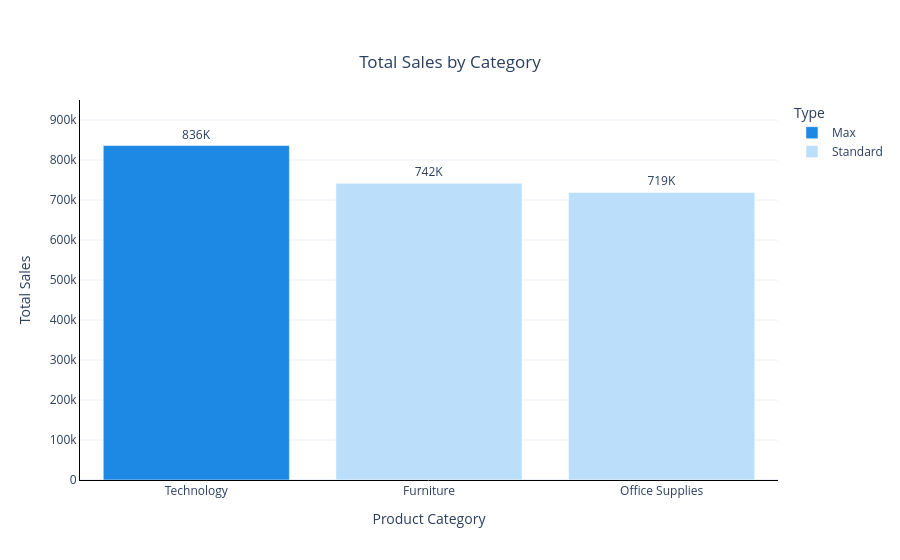

This figure's notebook cell:
### Markdown cell above
> # 1) Column Chart —Total Sales by Category
>> ## Which region generates the highest total profit?

### Code cell
sales_by_category = df.groupby("category")["sales"].sum().reset_index()
sales_by_category = sales_by_category.sort_values("sales", ascending=False).reset_index(drop=True)

sales_by_category["type"] = "Standard"
sales_by_category.loc[0, "type"] = "Max"

fig_column = px.bar(
    sales_by_category,
    x="category",
    y="sales",
    title="Total Sales by Category",
    text=sales_by_category["sales"]/1000,
    color="type",
)

fig_column.update_traces(
    texttemplate="%{text:.0f}K",
    textposition="outside"
)

color_map = {
    "Max": "#1E88E5",
    "Standard": "#BBDEFB"
}

fig_column.for_each_trace(
    lambda t: t.update(marker_color=color_map[t.name])
)
fig_column.update_layout(
    xaxis_title="Product Category",
    yaxis_title="Total Sales",
    template="plotly_white",
    yaxis_showgrid=True,
    legend_title="Type",
    title={
    "text": "Total Sales by Category",
    "x": 0.5,
    "y": 0.9,
    "xanchor": "center"
},

)
fig_column.update_xaxes(showline=True, linewidth=1, linecolor='black')
fig_column.update_yaxes(showline=True, linewidth=1, linecolor='black')

fig_column.update_yaxes(range=[0, 950000])

### Figure 1 — Plotly figure (JSON) as saved in the notebook; plotly's stock layout.template omitted (floating-point values rounded to 4 significant figures)
{"data": [{"hovertemplate": "type=Max<br>category=%{x}<br>sales=%{y}<br>text=%{text}<extra></extra>", "legendgroup": "Max", "marker": {"color": "#1E88E5", "pattern": {"shape": ""}}, "name": "Max", "orientation": "v", "showlegend": true, "text": [836.2], "textposition": "outside", "texttemplate": "%{text:.0f}K", "type": "bar", "x": ["Technology"], "xaxis": "x", "y": [836200.0], "yaxis": "y"}, {"hovertemplate": "type=Standard<br>category=%{x}<br>sales=%{y}<br>text=%{text}<extra></extra>", "legendgroup": "Standard", "marker": {"color": "#BBDEFB", "pattern": {"shape": ""}}, "name": "Standard", "orientation": "v", "showlegend": true, "text": [742.0, 719.0], "textposition": "outside", "texttemplate": "%{text:.0f}K", "type": "bar", "x": ["Furniture", "Office Supplies"], "xaxis": "x", "y": [742000.0, 719000.0], "yaxis": "y"}], "layout": {"barmode": "relative", "legend": {"title": {"text": "Type"}, "tracegroupgap": 0}, "title": {"text": "Total Sales by Category", "x": 0.5, "xanchor": "center", "y": 0.9}, "xaxis": {"anchor": "y", "domain": [0, 1], "linecolor": "black", "linewidth": 1, "showline": true, "title": {"text": "Product Category"}}, "yaxis": {"anchor": "x", "domain": [0, 1], "linecolor": "black", "linewidth": 1, "range": [0, 950000], "showgrid": true, "showline": true, "title": {"text": "Total Sales"}}}}
